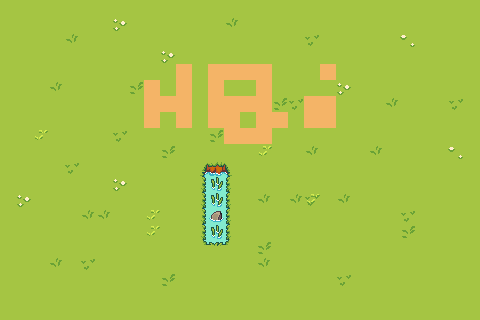

This game map was drawn from its Tiled (.tmx) file and the tilesets committed beside it. A one-line description and the full map source follow:
An orthogonal 30x20 tile map with 16x16 px tiles, 3 tile layers (Tile Layer 1, Tile Layer 2, Tile Layer 3) and 6 objects.

<map version="1.10" tiledversion="1.12.2" orientation="orthogonal" renderorder="right-down" width="30" height="20" tilewidth="16" tileheight="16" infinite="0" nextlayerid="8" nextobjectid="13">
 <tileset firstgid="1" source="spring farm tilemap.tsx" />
 <layer id="1" name="Tile Layer 1" width="30" height="20">
  <data encoding="csv">
13,13,13,13,13,13,13,13,13,13,13,13,13,13,13,13,13,13,13,13,13,13,13,13,13,13,13,13,13,13,
13,13,13,13,13,13,13,13,13,13,13,13,13,13,13,13,13,13,13,13,13,13,13,13,13,13,13,13,13,13,
13,13,13,13,13,13,13,13,13,13,13,13,13,13,13,13,13,13,13,13,13,13,13,13,13,13,13,13,13,13,
13,13,13,13,13,13,13,13,13,13,13,13,13,13,13,13,13,13,13,13,13,13,13,13,13,13,13,13,13,13,
13,13,13,13,13,13,13,13,13,13,13,13,13,13,13,13,13,13,13,13,13,13,13,13,13,13,13,13,13,13,
13,13,13,13,13,13,13,13,13,13,13,13,13,13,13,13,13,13,13,13,13,13,13,13,13,13,13,13,13,13,
13,13,13,13,13,13,13,13,13,13,13,13,13,13,13,13,13,13,13,13,13,13,13,13,13,13,13,13,13,13,
13,13,13,13,13,13,13,13,13,13,13,13,13,13,13,13,13,13,13,13,13,13,13,13,13,13,13,13,13,13,
13,13,13,13,13,13,13,13,13,13,13,13,13,13,13,13,13,13,13,13,13,13,13,13,13,13,13,13,13,13,
13,13,13,13,13,13,13,13,13,13,13,13,13,13,13,13,13,13,13,13,13,13,13,13,13,13,13,13,13,13,
13,13,13,13,13,13,13,13,13,13,13,13,13,13,13,13,13,13,13,13,13,13,13,13,13,13,13,13,13,13,
13,13,13,13,13,13,13,13,13,13,13,13,13,13,13,13,13,13,13,13,13,13,13,13,13,13,13,13,13,13,
13,13,13,13,13,13,13,13,13,13,13,13,13,13,13,13,13,13,13,13,13,13,13,13,13,13,13,13,13,13,
13,13,13,13,13,13,13,13,13,13,13,13,13,13,13,13,13,13,13,13,13,13,13,13,13,13,13,13,13,13,
13,13,13,13,13,13,13,13,13,13,13,13,13,13,13,13,13,13,13,13,13,13,13,13,13,13,13,13,13,13,
13,13,13,13,13,13,13,13,13,13,13,13,13,13,13,13,13,13,13,13,13,13,13,13,13,13,13,13,13,13,
13,13,13,13,13,13,13,13,13,13,13,13,13,13,13,13,13,13,13,13,13,13,13,13,13,13,13,13,13,13,
13,13,13,13,13,13,13,13,13,13,13,13,13,13,13,13,13,13,13,13,13,13,13,13,13,13,13,13,13,13,
13,13,13,13,13,13,13,13,13,13,13,13,13,13,13,13,13,13,13,13,13,13,13,13,13,13,13,13,13,13,
13,13,13,13,13,13,13,13,13,13,13,13,13,13,13,13,13,13,13,13,13,13,13,13,13,13,13,13,13,13
</data>
 </layer>
 <layer id="5" name="Tile Layer 2" width="30" height="20">
  <data encoding="csv">
0,0,0,0,0,0,0,0,0,0,0,0,0,0,0,0,0,0,0,0,0,0,0,0,0,0,0,0,0,0,
0,0,0,0,0,0,0,0,0,0,0,0,0,0,1,0,0,0,0,0,0,0,0,0,0,0,0,0,0,0,
0,0,0,0,1,0,0,0,0,0,0,0,0,0,0,0,0,0,0,0,0,0,0,0,0,0,0,0,0,0,
0,0,0,0,0,0,0,0,0,0,0,0,0,0,0,0,0,0,0,0,0,0,0,0,0,0,0,0,0,0,
0,0,0,0,0,0,0,0,0,0,0,0,0,0,0,0,0,0,0,0,0,0,0,0,0,0,0,0,0,0,
0,0,0,0,0,0,0,0,0,0,0,0,0,0,0,0,0,0,0,0,0,0,0,0,0,0,0,0,0,0,
0,0,0,0,0,0,0,0,0,0,0,0,0,0,0,0,0,0,0,0,0,0,0,0,0,0,0,0,0,0,
0,0,0,0,0,0,0,0,0,0,0,0,0,0,0,0,0,0,0,0,0,0,0,0,0,0,0,0,0,0,
0,0,0,0,0,0,0,0,0,0,0,0,0,0,0,0,0,0,0,0,0,0,0,0,0,0,0,0,0,0,
0,0,0,0,0,0,0,0,0,0,0,0,0,0,0,0,0,0,0,0,0,0,0,0,0,0,0,0,0,0,
0,0,0,0,0,0,0,0,0,0,0,0,66,67,68,0,0,0,0,0,0,0,0,0,0,0,0,0,0,0,
0,0,0,0,0,0,0,0,0,0,0,0,75,76,77,0,0,0,0,0,0,0,0,0,0,0,0,0,0,0,
0,0,0,0,0,0,0,0,0,0,0,0,75,76,77,0,0,0,1,2,0,0,0,0,0,0,0,0,0,0,
0,0,0,0,0,0,0,0,0,0,0,0,75,76,77,0,0,0,0,0,0,0,0,0,0,0,0,0,0,0,
0,0,0,0,0,0,0,0,0,0,0,0,75,76,77,0,0,0,0,0,0,0,0,0,0,0,0,0,0,0,
0,0,0,0,0,0,0,0,0,0,0,0,84,85,86,0,0,0,0,0,0,0,0,0,0,0,0,0,0,0,
0,0,0,0,0,0,0,0,0,0,0,0,0,0,0,0,0,0,0,0,0,0,0,0,0,0,0,0,0,0,
0,0,0,0,0,0,0,0,0,0,0,0,0,0,0,0,0,0,0,0,0,0,0,0,0,0,0,0,0,0,
0,0,0,0,0,0,0,0,0,0,0,0,0,0,0,0,0,0,0,0,0,0,0,0,0,0,0,0,0,0,
0,0,0,0,0,0,0,0,0,0,0,0,0,0,0,0,0,0,0,0,0,0,0,0,0,0,0,0,0,0
</data>
 </layer>
 <layer id="6" name="Tile Layer 3" width="30" height="20">
  <data encoding="csv">
0,0,0,0,0,0,0,0,0,0,0,0,0,0,0,0,0,0,0,0,0,0,0,0,0,0,0,0,0,0,
0,0,0,0,0,0,0,11,0,0,0,0,0,0,0,0,0,0,0,0,0,0,0,0,0,0,0,0,0,0,
0,0,0,0,0,0,0,0,0,0,0,0,0,0,0,0,0,0,0,19,0,0,0,0,0,20,0,0,0,0,
0,0,0,0,0,0,0,0,0,0,11,0,0,0,0,0,0,0,0,0,0,0,0,0,0,0,0,0,0,0,
0,0,0,0,0,0,0,0,0,0,0,115,0,115,115,115,115,0,0,0,115,0,0,0,0,0,0,0,0,0,
0,0,0,1,0,0,0,0,10,115,0,115,0,115,0,0,115,0,0,0,0,11,0,0,0,0,0,0,0,0,
0,0,0,0,0,0,0,0,0,115,115,115,0,115,115,115,115,10,19,115,115,0,0,0,1,0,0,0,19,0,
0,0,0,0,0,0,0,0,0,115,0,115,0,115,115,0,115,115,0,115,115,0,0,0,0,0,0,0,0,0,
0,0,2,0,0,0,0,19,0,0,0,0,0,10,115,115,115,0,0,0,0,0,0,0,0,0,0,0,0,0,
0,0,0,0,0,0,0,0,0,0,10,0,0,0,0,0,2,0,0,1,0,0,0,1,0,0,0,0,20,0,
0,0,0,0,19,0,0,0,0,0,0,0,0,0,0,0,0,0,0,0,0,0,0,0,0,0,0,0,0,0,
0,0,0,0,0,0,0,11,0,0,0,0,0,90,0,0,0,0,0,0,0,0,0,0,0,0,0,0,0,0,
0,11,0,0,0,0,0,0,0,0,0,0,0,90,0,0,1,0,0,19,0,1,0,0,0,0,0,0,0,0,
0,0,0,0,0,1,1,0,0,2,0,0,0,72,0,0,0,0,0,0,0,0,0,0,0,19,0,0,0,0,
0,0,0,0,0,0,0,0,0,2,0,0,0,90,0,0,0,0,0,0,0,0,0,0,0,10,0,0,0,0,
0,0,0,0,0,0,0,0,0,0,0,0,0,0,0,0,10,0,0,0,0,0,0,0,0,0,0,0,0,0,
0,0,0,1,0,19,0,0,0,0,0,0,0,0,0,0,1,0,0,0,0,0,0,0,0,0,0,0,0,0,
0,0,0,0,0,0,0,0,0,0,10,0,0,0,0,0,0,0,0,0,0,19,0,0,0,0,0,0,0,0,
0,0,0,0,0,0,0,0,0,0,0,0,0,0,0,0,0,0,0,0,0,0,0,0,0,0,0,0,0,0,
0,0,0,0,0,0,0,0,0,0,0,0,0,0,0,0,0,0,0,0,0,0,0,0,0,0,0,0,0,0
</data>
 </layer>
 <objectgroup id="7" name="Object Layer 1">
  <object id="7" x="0" y="0">
   <point />
  </object>
  <object id="8" x="480" y="0">
   <point />
  </object>
  <object id="9" x="480" y="320">
   <point />
  </object>
  <object id="10" x="0" y="320">
   <point />
  </object>
  <object id="11" x="240" y="144">
   <point />
  </object>
  <object id="12" x="464" y="16">
   <point />
  </object>
 </objectgroup>
</map>
